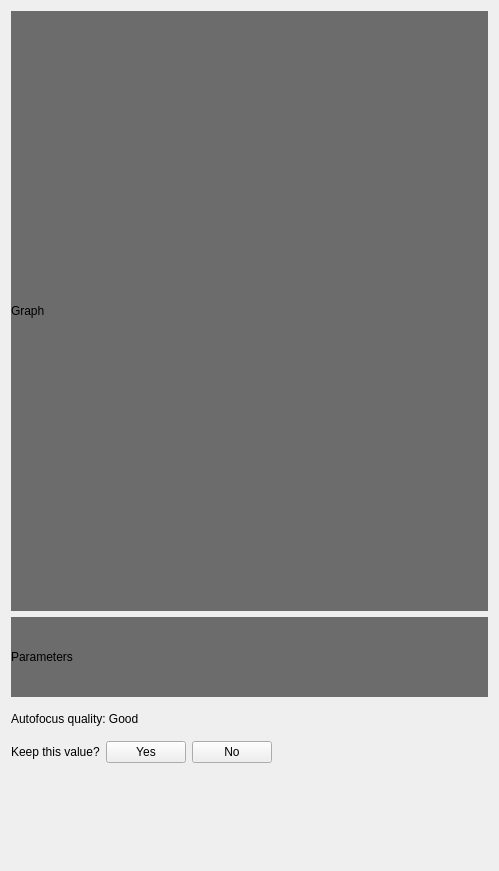
<?xml version="1.0" encoding="UTF-8"?>
<ui version="4.0">
 <class>Form</class>
 <widget class="QWidget" name="Form">
  <property name="geometry">
   <rect>
    <x>0</x>
    <y>0</y>
    <width>499</width>
    <height>871</height>
   </rect>
  </property>
  <property name="windowTitle">
   <string>Form</string>
  </property>
  <layout class="QVBoxLayout" name="verticalLayout">
   <item>
    <widget class="QLabel" name="label_graph">
     <property name="minimumSize">
      <size>
       <width>400</width>
       <height>600</height>
      </size>
     </property>
     <property name="palette">
      <palette>
       <active>
        <colorrole role="Base">
         <brush brushstyle="SolidPattern">
          <color alpha="255">
           <red>255</red>
           <green>255</green>
           <blue>255</blue>
          </color>
         </brush>
        </colorrole>
        <colorrole role="Window">
         <brush brushstyle="SolidPattern">
          <color alpha="255">
           <red>108</red>
           <green>108</green>
           <blue>108</blue>
          </color>
         </brush>
        </colorrole>
       </active>
       <inactive>
        <colorrole role="Base">
         <brush brushstyle="SolidPattern">
          <color alpha="255">
           <red>255</red>
           <green>255</green>
           <blue>255</blue>
          </color>
         </brush>
        </colorrole>
        <colorrole role="Window">
         <brush brushstyle="SolidPattern">
          <color alpha="255">
           <red>108</red>
           <green>108</green>
           <blue>108</blue>
          </color>
         </brush>
        </colorrole>
       </inactive>
       <disabled>
        <colorrole role="Base">
         <brush brushstyle="SolidPattern">
          <color alpha="255">
           <red>108</red>
           <green>108</green>
           <blue>108</blue>
          </color>
         </brush>
        </colorrole>
        <colorrole role="Window">
         <brush brushstyle="SolidPattern">
          <color alpha="255">
           <red>108</red>
           <green>108</green>
           <blue>108</blue>
          </color>
         </brush>
        </colorrole>
       </disabled>
      </palette>
     </property>
     <property name="cursor">
      <cursorShape>ArrowCursor</cursorShape>
     </property>
     <property name="autoFillBackground">
      <bool>true</bool>
     </property>
     <property name="text">
      <string>Graph</string>
     </property>
    </widget>
   </item>
   <item>
    <widget class="QLabel" name="label_parameters">
     <property name="minimumSize">
      <size>
       <width>300</width>
       <height>80</height>
      </size>
     </property>
     <property name="palette">
      <palette>
       <active>
        <colorrole role="Base">
         <brush brushstyle="SolidPattern">
          <color alpha="255">
           <red>255</red>
           <green>255</green>
           <blue>255</blue>
          </color>
         </brush>
        </colorrole>
        <colorrole role="Window">
         <brush brushstyle="SolidPattern">
          <color alpha="255">
           <red>108</red>
           <green>108</green>
           <blue>108</blue>
          </color>
         </brush>
        </colorrole>
       </active>
       <inactive>
        <colorrole role="Base">
         <brush brushstyle="SolidPattern">
          <color alpha="255">
           <red>255</red>
           <green>255</green>
           <blue>255</blue>
          </color>
         </brush>
        </colorrole>
        <colorrole role="Window">
         <brush brushstyle="SolidPattern">
          <color alpha="255">
           <red>108</red>
           <green>108</green>
           <blue>108</blue>
          </color>
         </brush>
        </colorrole>
       </inactive>
       <disabled>
        <colorrole role="Base">
         <brush brushstyle="SolidPattern">
          <color alpha="255">
           <red>108</red>
           <green>108</green>
           <blue>108</blue>
          </color>
         </brush>
        </colorrole>
        <colorrole role="Window">
         <brush brushstyle="SolidPattern">
          <color alpha="255">
           <red>108</red>
           <green>108</green>
           <blue>108</blue>
          </color>
         </brush>
        </colorrole>
       </disabled>
      </palette>
     </property>
     <property name="cursor">
      <cursorShape>ArrowCursor</cursorShape>
     </property>
     <property name="autoFillBackground">
      <bool>true</bool>
     </property>
     <property name="text">
      <string>Parameters</string>
     </property>
    </widget>
   </item>
   <item>
    <layout class="QHBoxLayout" name="horizontalLayout">
     <item>
      <widget class="QLabel" name="label_autofocus_quality">
       <property name="minimumSize">
        <size>
         <width>121</width>
         <height>0</height>
        </size>
       </property>
       <property name="text">
        <string>Autofocus quality: Good</string>
       </property>
      </widget>
     </item>
     <item>
      <widget class="QLabel" name="label_autofocus_quality_icon">
       <property name="minimumSize">
        <size>
         <width>32</width>
         <height>32</height>
        </size>
       </property>
       <property name="maximumSize">
        <size>
         <width>32</width>
         <height>32</height>
        </size>
       </property>
       <property name="text">
        <string/>
       </property>
      </widget>
     </item>
     <item>
      <spacer name="horizontalSpacer">
       <property name="orientation">
        <enum>Qt::Horizontal</enum>
       </property>
       <property name="sizeHint" stdset="0">
        <size>
         <width>40</width>
         <height>20</height>
        </size>
       </property>
      </spacer>
     </item>
    </layout>
   </item>
   <item>
    <layout class="QHBoxLayout" name="horizontalLayout_2">
     <item>
      <widget class="QLabel" name="label_keet">
       <property name="minimumSize">
        <size>
         <width>0</width>
         <height>0</height>
        </size>
       </property>
       <property name="text">
        <string>Keep this value?</string>
       </property>
      </widget>
     </item>
     <item>
      <widget class="QPushButton" name="pb_yes">
       <property name="text">
        <string>Yes</string>
       </property>
      </widget>
     </item>
     <item>
      <widget class="QPushButton" name="pb_no">
       <property name="text">
        <string>No</string>
       </property>
      </widget>
     </item>
     <item>
      <spacer name="horizontalSpacer_2">
       <property name="orientation">
        <enum>Qt::Horizontal</enum>
       </property>
       <property name="sizeHint" stdset="0">
        <size>
         <width>40</width>
         <height>20</height>
        </size>
       </property>
      </spacer>
     </item>
    </layout>
   </item>
   <item>
    <spacer name="verticalSpacer">
     <property name="orientation">
      <enum>Qt::Vertical</enum>
     </property>
     <property name="sizeHint" stdset="0">
      <size>
       <width>20</width>
       <height>498</height>
      </size>
     </property>
    </spacer>
   </item>
  </layout>
 </widget>
 <resources/>
 <connections/>
</ui>
